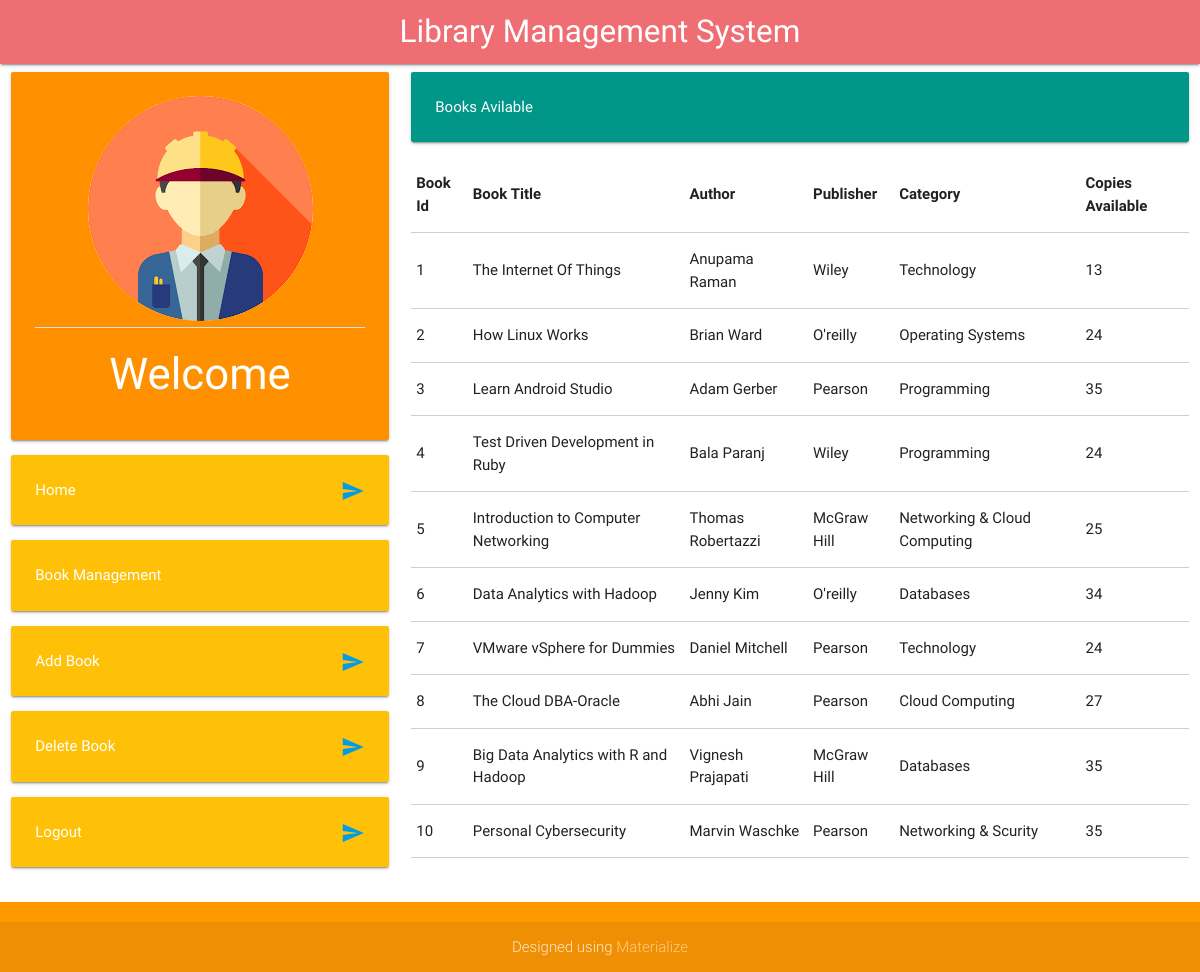
The page /bookmanager.php on the database its author committed.
### tables this page shows
CREATE TABLE `book` (
  `book_id` int(11) NOT NULL,
  `book_title` varchar(100) NOT NULL,
  `author` varchar(100) NOT NULL,
  `publisher` varchar(100) NOT NULL,
  `category` varchar(50) NOT NULL,
  `copies` int(3) NOT NULL
);

### bookmanager.php (the view, shortened to what this page needs)
<!DOCTYPE html>
<html>
<head>
	<link type="text/css" rel="stylesheet" href="css/materialize.min.css" media="screen,projection" />
</head>
<body>
	<div class="navbar-fixed">
		<nav>
			<div class="nav-wrapper">
				<a href="#" class="brand-logo center">Library Management System</a>
			</div>
		</nav>
	</div>
	<div class="row">
		<div class="col s12 l4 m12" >
			<div class="card-panel orange accent-3">
				<center><img class="circle responsive-img" src="img/usericon.png"></center>
				<div class="divider"></div>
				<span class="white-text"><center><h3>Welcome <?php session_start(); echo $_SESSION['username']; ?></h3></center></span>
			</div>
			<div class="card-panel amber">
				<span class="white-text">Home</span>
				<a href="admindashboard.php"><i class="material-icons right">send</i></a>
			</div>
			<div class="card-panel amber">
				<span class="white-text">Book Management</span>
			</div>
			<div class="card-panel amber">
				<span class="white-text">Add Book</span>
				<a href="addbook.php"><i class="material-icons right">send</i></a>
			</div>
			<div class="card-panel amber">
				<span class="white-text">Delete Book</span>
				<a href="deletebook.php"><i class="material-icons right">send</i></a>
			</div>
			<div class="card-panel amber">
				<span class="white-text">Logout</span>
				<a href="logout.php"><i class="material-icons right">send</i></a>
			</div>
		</div>
		<div class="col s12 m12 l8">
			<div class="card-panel teal">
				<span class="white-text">Books Avilable</span>
			</div>
			<table class="responsive-table bordered">
				<thead>
					<tr>
						<th>Book Id</th>
						<th>Book Title</th>
						<th>Author</th>
						<th>Publisher</th>
						<th>Category</th>
						<th>Copies Available</th>
					</tr>
				</thead>
				<tbody>
					<?php
					$query = "SELECT * FROM book";
					$result = mysql_query($query);
					while($row = mysql_fetch_array($result)){
						echo "<tr><td>".$row['book_id']."</td><td>".$row['book_title']."</td><td>".$row['author']."</td><td>".$row['publisher']."</td><td>".$row['category']."</td><td>".$row['copies']."</td></tr>";
						}
					?>
				</tbody>
			</table>
		</div>
	</div>
	<footer class="page-footer orange">
		<div class="footer-copyright">
			<div class="container">
				<center>Designed using <a class="orange-text text-lighten-3" href="http://materializecss.com">Materialize</a></center>
			</div>
		</div>
	</footer>
</body>
</html>

### rows shown on the page
book: book_id "1", book_title "The Internet Of Things", author "Anupama Raman", publisher "Wiley", category "Technology", copies "13"
book: book_id "2", book_title "How Linux Works", author "Brian Ward", publisher "O'reilly", category "Operating Systems", copies "24"
book: book_id "3", book_title "Learn Android Studio", author "Adam Gerber", publisher "Pearson", category "Programming", copies "35"
book: book_id "4", book_title "Test Driven Development in Ruby", author "Bala Paranj", publisher "Wiley", category "Programming", copies "24"
book: book_id "5", book_title "Introduction to Computer Networking", author "Thomas Robertazzi", publisher "McGraw Hill", category "Networking & Cloud Computing", copies "25"
book: book_id "6", book_title "Data Analytics with Hadoop", author "Jenny Kim", publisher "O'reilly", category "Databases", copies "34"
book: book_id "7", book_title "VMware vSphere for Dummies", author "Daniel Mitchell", publisher "Pearson", category "Technology", copies "24"
book: book_id "8", book_title "The Cloud DBA-Oracle", author "Abhi Jain", publisher "Pearson", category "Cloud Computing", copies "27"
book: book_id "9", book_title "Big Data Analytics with R and Hadoop", author "Vignesh Prajapati", publisher "McGraw Hill", category "Databases", copies "35"
book: book_id "10", book_title "Personal Cybersecurity", author "Marvin Waschke", publisher "Pearson", category "Networking & Scurity", copies "35"
